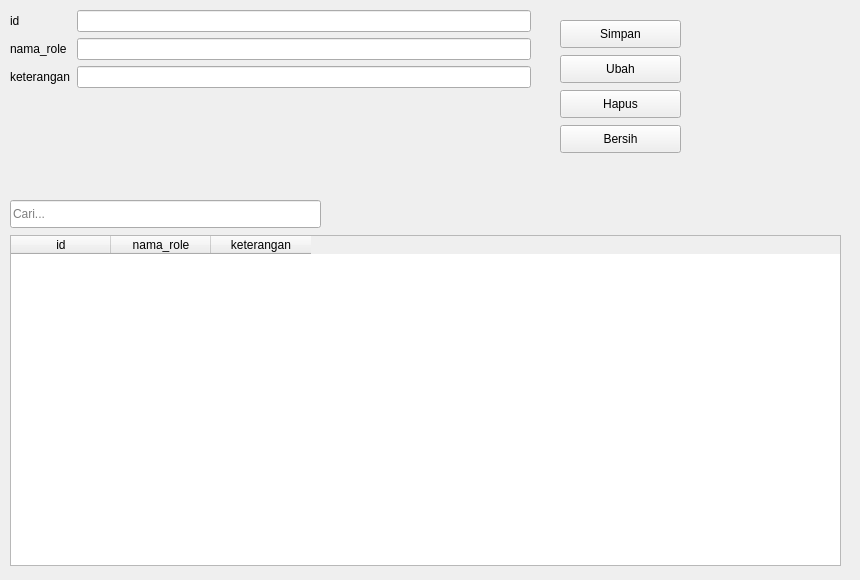
<?xml version="1.0" encoding="UTF-8"?>
<ui version="4.0">
 <class>FormRoles</class>
 <widget class="QWidget" name="FormRoles">
  <property name="geometry"><rect><x>0</x><y>0</y><width>860</width><height>580</height></rect></property>
  <property name="windowTitle"><string>Form Roles</string></property>
  <widget class="QWidget" name="formLayoutWidget">
   <property name="geometry"><rect><x>10</x><y>10</y><width>521</width><height>175</height></rect></property>
   <layout class="QFormLayout" name="formLayout">
    <item row="0" column="0"><widget class="QLabel" name="lbl_id"><property name="text"><string>id</string></property></widget></item>
    <item row="0" column="1"><widget class="QLineEdit" name="edit_id"/></item>
    <item row="1" column="0"><widget class="QLabel" name="lbl_nama_role"><property name="text"><string>nama_role</string></property></widget></item>
    <item row="1" column="1"><widget class="QLineEdit" name="edit_nama_role"/></item>
    <item row="2" column="0"><widget class="QLabel" name="lbl_keterangan"><property name="text"><string>keterangan</string></property></widget></item>
    <item row="2" column="1"><widget class="QLineEdit" name="edit_keterangan"/></item>
   </layout>
  </widget>
  <widget class="QPushButton" name="btnSimpan"><property name="geometry"><rect><x>560</x><y>20</y><width>121</width><height>28</height></rect></property><property name="text"><string>Simpan</string></property></widget>
  <widget class="QPushButton" name="btnUbah"><property name="geometry"><rect><x>560</x><y>55</y><width>121</width><height>28</height></rect></property><property name="text"><string>Ubah</string></property></widget>
  <widget class="QPushButton" name="btnHapus"><property name="geometry"><rect><x>560</x><y>90</y><width>121</width><height>28</height></rect></property><property name="text"><string>Hapus</string></property></widget>
  <widget class="QPushButton" name="btnBersih"><property name="geometry"><rect><x>560</x><y>125</y><width>121</width><height>28</height></rect></property><property name="text"><string>Bersih</string></property></widget>
  <widget class="QLineEdit" name="editCari"><property name="geometry"><rect><x>10</x><y>200</y><width>311</width><height>28</height></rect></property><property name="placeholderText"><string>Cari...</string></property></widget>
  <widget class="QTableWidget" name="table">
   <property name="geometry"><rect><x>10</x><y>235</y><width>831</width><height>331</height></rect></property>
   <property name="columnCount"><number>3</number></property>
   <property name="rowCount"><number>0</number></property>
   <column><property name="text"><string>id</string></property></column>
   <column><property name="text"><string>nama_role</string></property></column>
   <column><property name="text"><string>keterangan</string></property></column>
  </widget>
 </widget>
 <resources/>
 <connections/>
</ui>
